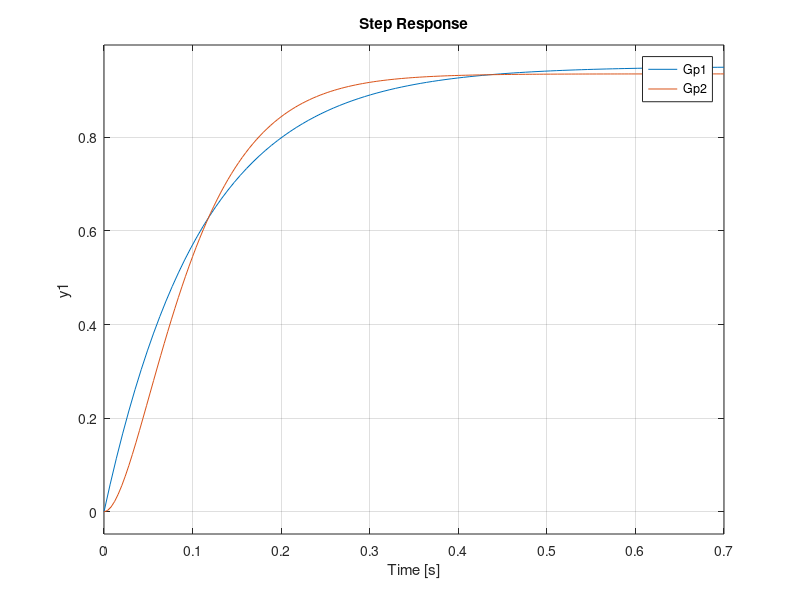

Write MATLAB code to recreate this figure.
%Gp de 1er orden
Kp=0.95129; Tp1=0.10921;
Gp1=tf([Kp],[Tp1 1])
b=Kp/Tp1
a=1/Tp1
%Gp de 2do orden
Kp=0.93548; Tp1=0.051052; Tp2=0.05105;
Gp2=tf([Kp],[(Tp1*Tp2) (Tp1+Tp2) 1])
step(Gp1,Gp2)